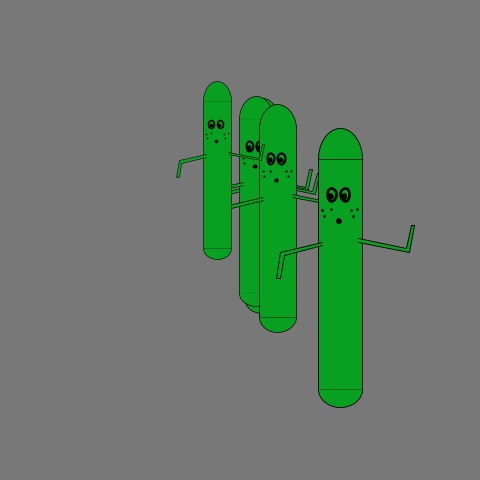
Frame 1 (no input)
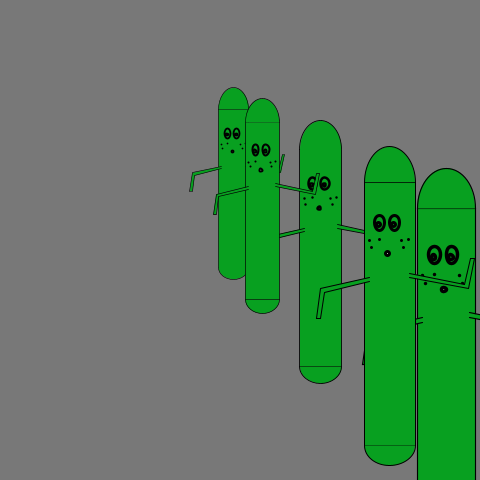
Frame 60 (the mouse pressed at the canvas centre just before this capture)
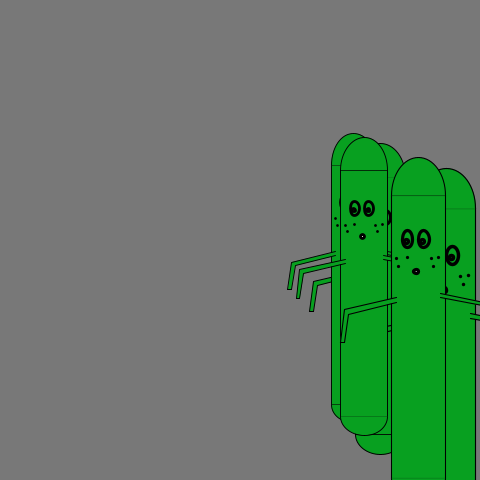
Frame 120 (the mouse held since frame 60 and released just before this capture)

The Processing sketch that drew these frames (run headless with seeded random() and noise(); from frame 60 on, the mouse is pressed at the canvas centre):

// Processing sketch: processing_136327
// ── processing_136327.pde

//pickle fred function

void setup(){
  size(480, 480);
  smooth();
}

void draw(){
  background(120);
  for(int i = 20; i < width; i += 100){
  fred(i, random(50, 100), random(0.5, 1.2));
  }
}

void fred(int x, float y, float s){
 pushMatrix();
 scale(s);
//body structure
fill(8, 160, 32); //green
rect(360, 180, 50, 260);
arc(385, 440, 50, 40, 0, PI); //botton arc
arc(385, 180, 50, 70, PI, TWO_PI); //top arc

strokeWeight(3);
ellipse(375, 220, 10, 15); //left eye
ellipse(390, 220, 10, 15); //right eye
ellipse(374, 222, 4, 4); //inner left eye
ellipse(389, 222, 4, 4); //inner right eye 

point(375, 237); //freckles
point(367, 245);
point(365, 238);
point(397, 238);
point(404, 237);
point(399, 245);

fill(255); //mouth
ellipse(383, 250, 4, 4); 

strokeWeight(1); //left arm
fill(8, 160, 32);
beginShape();
vertex(365, 274);
vertex(317, 285);
vertex(313, 315);
vertex(317, 315);
vertex(321, 289);
vertex(365, 278);
endShape();

beginShape(); //right arm
vertex(405, 274);
vertex(463, 285);
vertex(469, 255);
vertex(465, 255);
vertex(459, 281);
vertex(405, 270);
endShape();
//fred ends
popMatrix();
}
